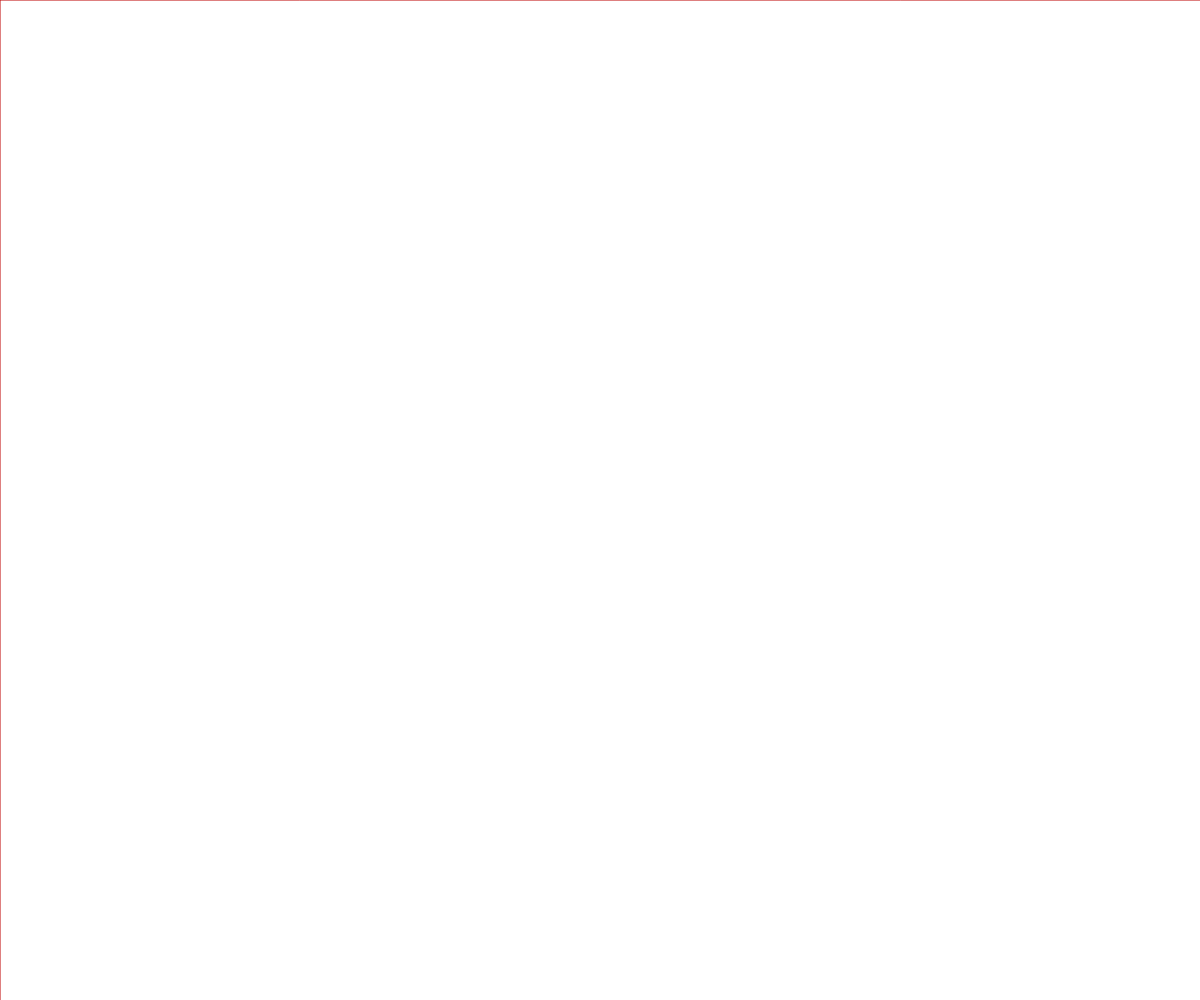
Frame 1 (no input)
Frame 60 (no input): identical to frame 1, image omitted
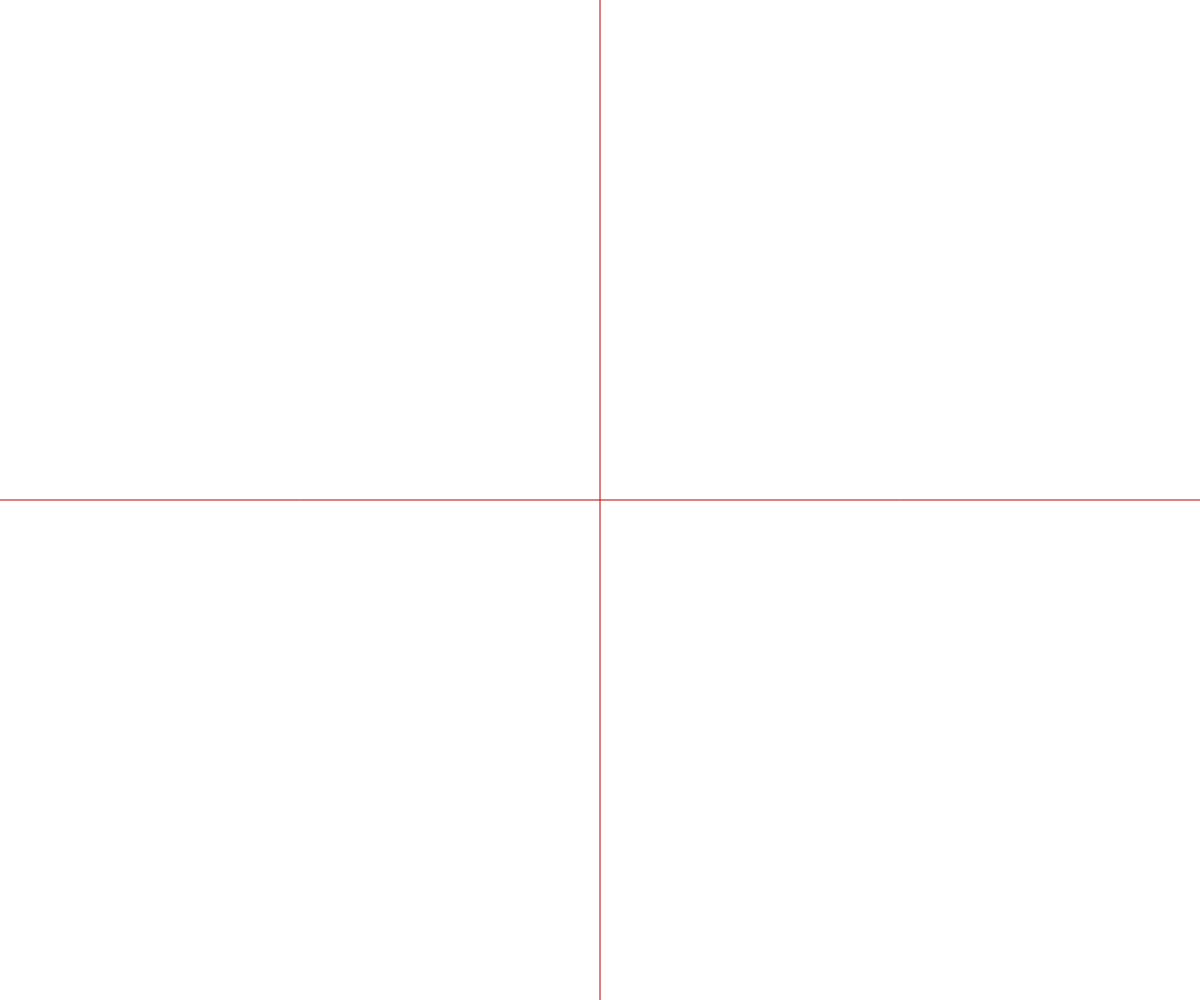
Frame 120 (the mouse pressed at the canvas centre since frame 60)

The p5.js sketch that drew these frames (run headless with seeded random() and noise() and a simulated clock; from frame 60 on, the mouse is pressed at the canvas centre):

// p5.js sketch
// ── sketch.js
var canvas;

function windowResized(){
  resizeCanvas(windowWidth,windowHeight);
}

function setup() {
 canvas= createCanvas (windowWidth,windowHeight);
 canvas.position(0,0);
 canvas.style('z-index','-1');
  
}

function draw() {
  noCursor();
  background(255);
  stroke(190,0,0);
  line(mouseX,0,mouseX,windowHeight);
   line(0,mouseY,windowWidth,mouseY);
}
